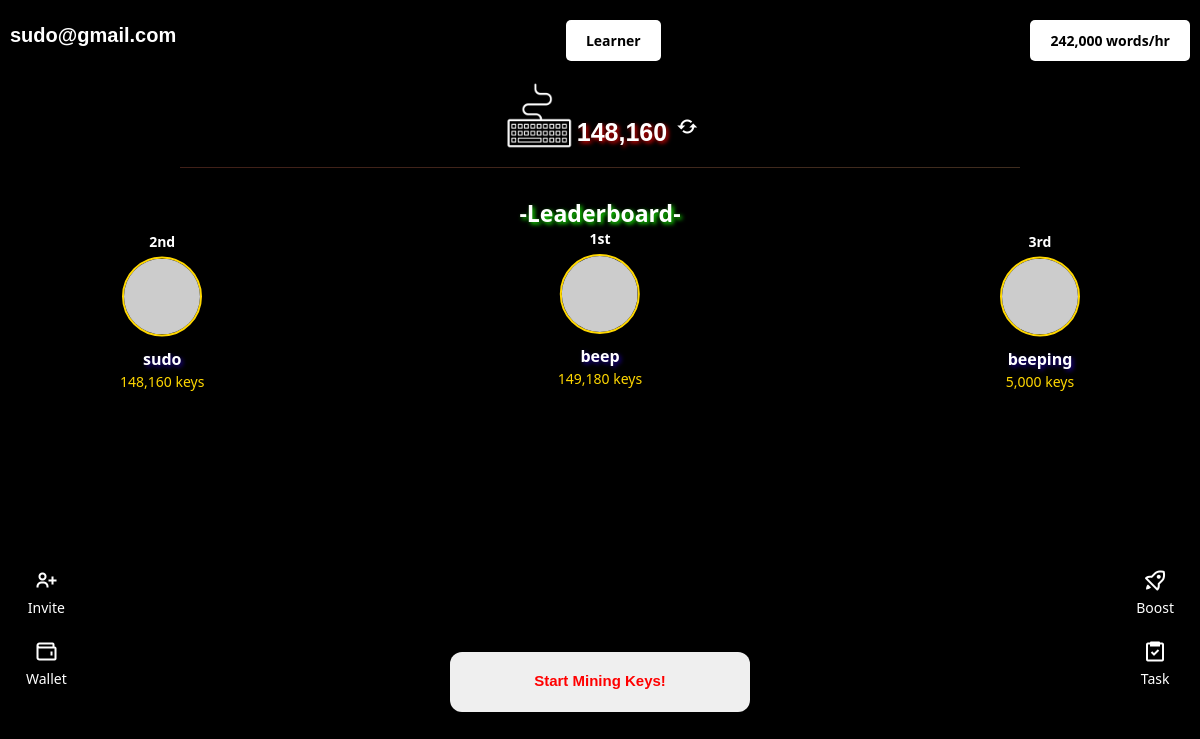
Page / (signed in) on the earlier database version.
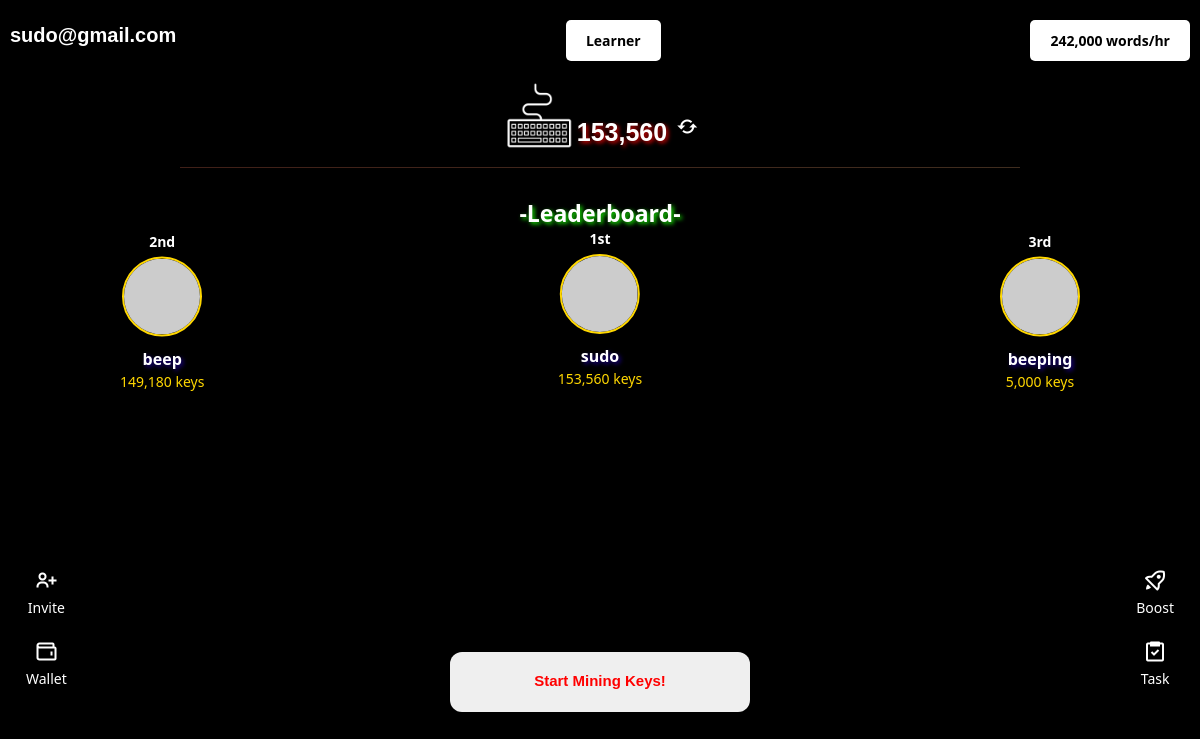
Same page on the later database version.
### Cgame/models.py (models this page shows, shortened)
class Counter(models.Model):
    user = models.OneToOneField('CustomUser', on_delete=models.CASCADE, related_name="counter")
    value = models.PositiveBigIntegerField(default=0)

class CustomUser(AbstractBaseUser, PermissionsMixin):
    username = models.CharField(max_length=150, unique=True)
    email = models.EmailField(unique=True)
    is_active = models.BooleanField(default=False)  # Set to True after email verification
    is_admin = models.BooleanField(default=False)
    is_superuser = models.BooleanField(default=False)
    is_staff = models.BooleanField(default=False)
    USERNAME_FIELD = 'email'
    REQUIRED_FIELDS = ['username']  # Fields required for creating a superuser
    objects = CustomUserManager()
    def __str__(self):
        return self.email

class Mining(models.Model):
    user = models.OneToOneField('CustomUser', on_delete=models.CASCADE, related_name="mining")
    speed = models.PositiveIntegerField(default=3000, blank=True, null=True)  # Default mining speed

### Cgame/views.py (the view)
# urls.py: path('',views.home, name='home'),
@login_required
def home(request):
    mining_speed = request.user.mining.speed
    counter = request.user.counter
    user_balance = request.user.counter.value
    level = "Learner"
    if user_balance > 15000000:
        level = "newbie"
    if user_balance >= 24000000 :
        level = "Amature"
    if user_balance >= 100000000:
        level = "Pro"
    if user_balance >= 500000000:
        level = "Elite"
    players = Counter.objects.all().order_by('-value')[:3]  # Get top 10
    leaderboard = []
    if len(players) > 0:
        leaderboard.append({
            'rank': 1,
            'username': players[0].user.username,
            'balance': players[0].value
        })
    if len(players) > 1:
        leaderboard.append({
            'rank': 2,
            'username': players[1].user.username,
            'balance': players[1].value
        })
    if len(players) > 2:
        leaderboard.append({
            'rank': 3,
            'username': players[2].user.username,
            'balance': players[2].value
        })
    return render(request, 'pain.html', {'counter': counter,'mining_speed': mining_speed, 'level':level, 'leaderboard': leaderboard})

### Cgame/templates/pain.html (shortened to what this page needs)
{% load static %}
{% load humanize %}
<!DOCTYPE html>
<html lang="en">
<head>
    <link href="{% static 'css/bootstrap.min.css' %}" rel="stylesheet">
    <link rel="stylesheet" href="{% static 'css/boxicons.min.css' %}">
    <link rel="stylesheet" href="{% static 'css/pain.css' %}">
    <link rel="stylesheet" href="{% static 'css/popup.css' %}">
</head>
<body>
    <div class="app-container" id="app">
        <div class="top-row">
            <span class="username" style="font-family: arial;">{{request.user}}</span>
            <button class="top-button-2">{{level}}</button>
            <button class="top-button">{{request.user.mining.speed | intcomma}} words/hr</i></button>
        </div>
            <div class="counter-container">
              <img src="{% static 'images/header.png'%}" width="100" height="100" alt="Key Image">
              <span id="counter-value" class="balance">{{ counter.value | intcomma}}  </span>
              <button id="refresh-balance" class="refresh"></button>
            </div>
    <p class="leaderboard-text">-Leaderboard-</p>
    <div class="leaderboard-container">
        <div class="participant first-place" style="left: 50%;">
            <div class="rank">1st</div>
            <img src="https://via.placeholder.com/80" alt="First Place">
            <div class="name">{{ leaderboard.0.username }}</div>
            <div class="score">{{ leaderboard.0.balance|intcomma }} keys</div>
        </div>
        <div class="participant second-place">
            <div class="rank">2nd</div>
            <img src="https://via.placeholder.com/80" alt="Second Place">
            <div class="name">{{ leaderboard.1.username }}</div>
            <div class="score">{{ leaderboard.1.balance|intcomma }} keys</div>
        </div>
        <div class="participant third-place">
            <div class="rank">3rd</div>
            <img src="https://via.placeholder.com/80" alt="Third Place">
            <div class="name">{{ leaderboard.2.username }}</div>
            <div class="score">{{ leaderboard.2.balance|intcomma }} keys</div>
        </div>
    </div>
        <div class="avatar-lists">
    <div class="avatar-list avatar-list-left">
        <button>
            <a href="#"><i class="bx bx-user-plus"></i></a>
            <span>Invite</span>
        </button>
        <button>
            <a href="wallet" class='ajax-link'><i class="bx bx-wallet"></i></a>
            <span>Wallet</span>
        </button>
    </div>
    <div class="avatar-list avatar-list-right">
        <button>
            <a href="boost/"><i class="bx bx-rocket"></i></a>
            <span>Boost</span>
        </button>
        <button>
            <a href="task"><i class="bx bx-task"></i></a>
            <span>Task</span>
        </button>
    </div>
</div>
         <div class="typing-box">
            <form id="counter-form" method="post" action="{% url 'increment_counter' %}">
                <button id="mine-btn-js" class="mine-btn">Start Mining Keys!</button>
            </form>
        </div>
    </div>
</body>
</html>

Differences in the rows shown:
changed Counter: value "148,160" → "153,560"
Other differences:
{{ leaderboard.0.username }}: "beep" → "sudo"
{{ leaderboard.0.balance|intcomma }}: "149,180" → "153,560"
{{ leaderboard.1.username }}: "sudo" → "beep"
{{ leaderboard.1.balance|intcomma }}: "148,160" → "149,180"
